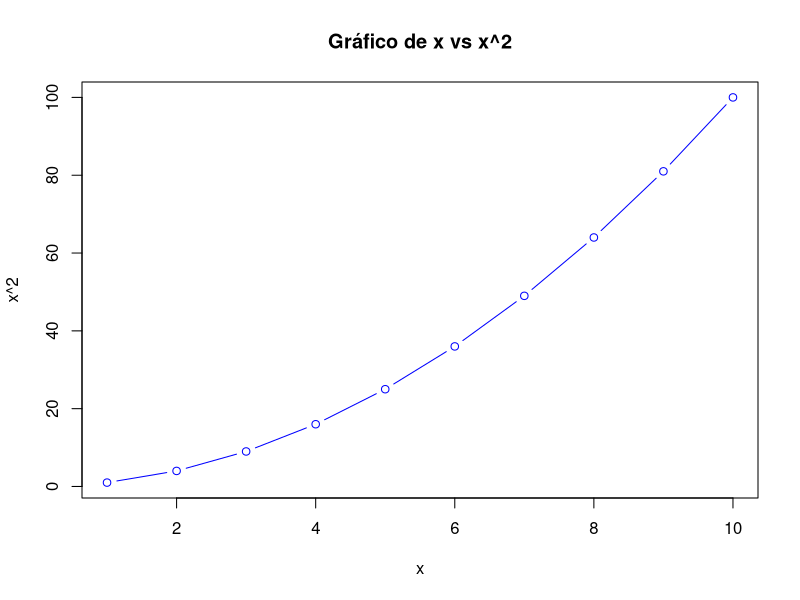
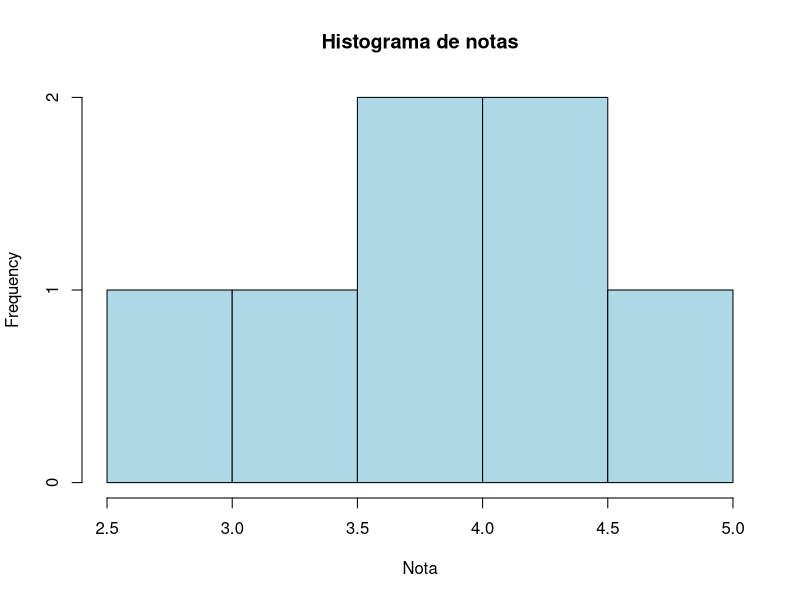
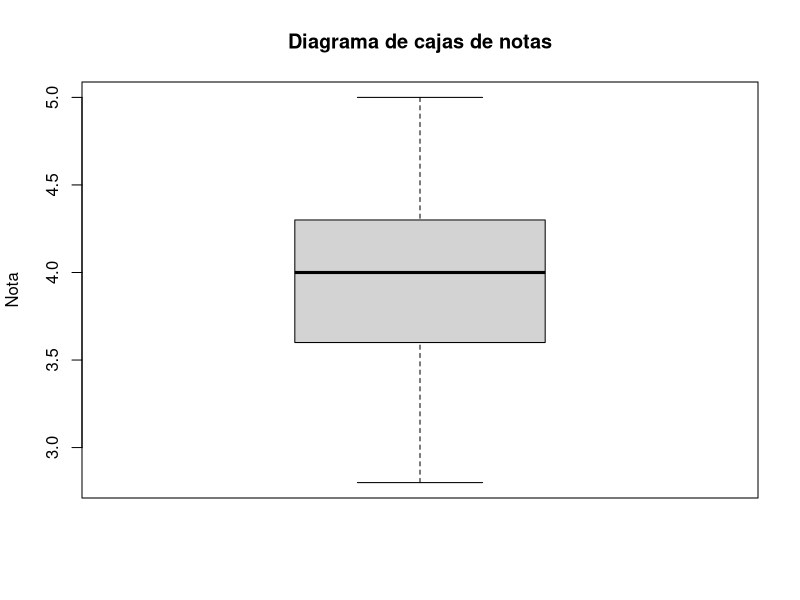

Generate these figures, in order, with R:
## ---- chunk 1
a <- 10
b <- 5
## ---- chunk 2
c = 3
## ---- chunk 3
# Suma
total <- a + b
print(total)

# Multiplicación
producto <- a * c
print(producto)
## ---- chunk 4
valor <- 100
Valor <- 200
print(valor)  # imprime 100
print(Valor)  # imprime 200
## ---- chunk 5
# Numérico
x <- 42
is.numeric(x)  # TRUE

# Texto
nombre <- "Ana"
is.character(nombre)  # TRUE

# Lógico
bandera <- TRUE
is.logical(bandera)  # TRUE
## ---- chunk 6
secuencia <- 1:10
print(secuencia)
## ---- chunk 7
notas <- c(3.5, 4.0, 2.8, 5.0, 4.5)
print(notas)
## ---- chunk 8
mean(notas)       # Promedio
sd(notas)         # Desviación estándar
summary(notas)    # Resumen estadístico
## ---- chunk 9
nombres <- c("Ana", "Luis", "Carlos")
print(nombres)
## ---- chunk 10
edades <- c(23, 25, 30)
personas <- data.frame(Nombre = nombres, Edad = edades)
print(personas)
## ---- chunk 11
personas$Nombre
personas$Edad
## ---- chunk 12
x <- 1:10
y <- x^2
plot(x, y, type = "b", col = "blue", main = "Gráfico de x vs x^2", xlab = "x", ylab = "x^2")
## ---- chunk 13
notas <- c(3.5, 4.0, 2.8, 5.0, 4.5, 3.7, 4.1)
hist(notas, col = "lightblue", main = "Histograma de notas", xlab = "Nota")
## ---- chunk 14
boxplot(notas, main = "Diagrama de cajas de notas", ylab = "Nota")
